Frame 1 (no input): blank canvas, image omitted
Frame 60 (the mouse pressed at the canvas centre just before this capture): blank canvas, image omitted
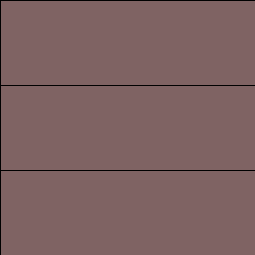
Frame 120 (the mouse held since frame 60 and released just before this capture)

The Processing sketch whose frames 1 and 60 were blank and that drew this single picture after the mouse press (run headless with seeded random() and noise(); from frame 60 on, the mouse is pressed at the canvas centre):

// Processing sketch: lerpTest
// ── lerpTest.pde
int x, y;
color prev, next, mix;

void setup() {
  
  size(255, 255); 
  
}

void draw() {
  
  background(0);
  
  float m = millis()  % 10;
  println(m);
  mix = lerpColor(prev, next, m);
    
  fill(prev);
  rect(0, 0, width, 85);

  fill(mix);
  rect(0, 85, width, 85);
  
  fill(next);
  rect(0, 170, width, 85);
  
}

void mousePressed() {
  
  prev = color(mouseX, 99, 99);
  next = color(mouseY, 99, 99);
  
}
